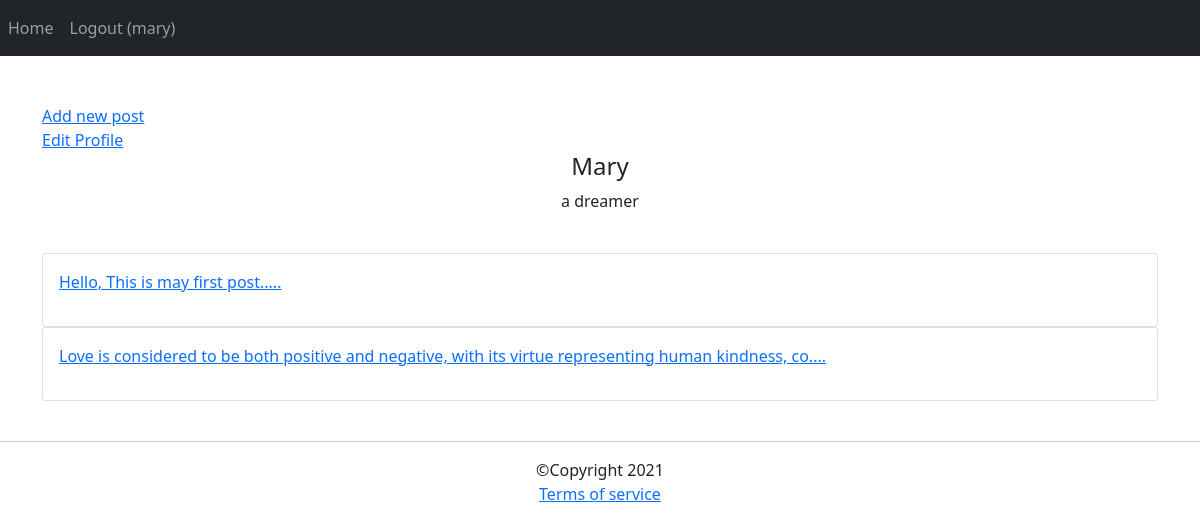
Page /account/dashboard/1/ (signed in) on the earlier database version.
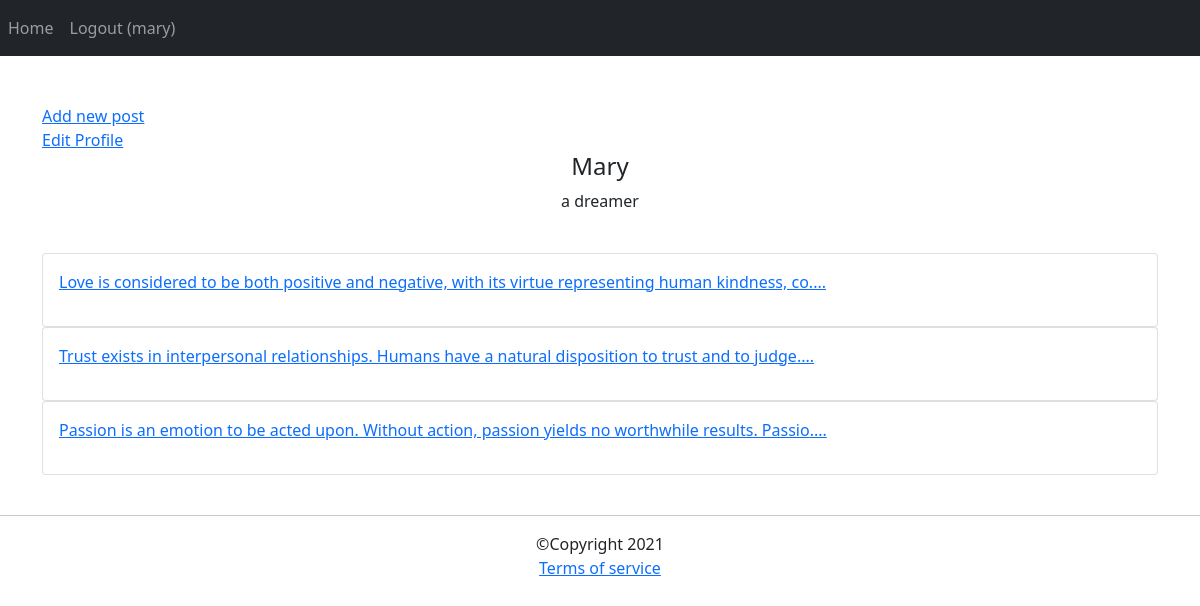
Same page on the later database version.
### posts/models.py (models this page shows, shortened)
class Post(models.Model):
    user = models.ForeignKey(User, on_delete=models.CASCADE)
    body = models.TextField(max_length=500)
    slug = models.SlugField(max_length=200)
    created = models.DateTimeField(auto_now_add=True)
    def get_absolute_url(self):
        return reverse('posts:post_detail', args=[self.created.year, self.created.month, self.created.day, self.slug])

### account/views.py (the view)
# urls.py: path('dashboard/<int:user_id>/', views.user_dashboard, name='dashboard'),
@login_required(login_url='account:login')
def user_dashboard(request, user_id):
    user = get_object_or_404(User, id=user_id)
    posts = Post.objects.filter(user=user)
    self_dash = False
    is_following = False
    relation = Relation.objects.filter(from_user=request.user, to_user=user)
    if relation.exists():
        is_following = True
    if request.user.id == user_id:
        self_dash = True
    return render(request, 'account/dashboard.html', {'user': user, 'posts': posts, 'self_dash': self_dash, 'is_following': is_following})

### account/templates/account/dashboard.html (shortened to what this page needs)
{% extends 'base.html' %}
{% load static %}
{% block content %}
    {% if self_dash %}
    <a href="{% url 'posts:add_post' request.user.id %}"> Add new post</a><br/>
    <a href="{% url 'account:edit_profile' request.user.id %}">Edit Profile</a>
    {% endif %}
    <h4 class="text-center">{{ user|capfirst }}</h4>
    <p class="text-center">{{ user.profile.bio }}</p>
    <br/>
    {% for post in posts %}
    <div class="card">
        <p class="card-body"><a href="{{ post.get_absolute_url }}">{{ post.body|slice:":100" }}....</a> </p>
    </div>
    {% empty %}
    <p>This user has no posts yet.</p>
    {% endfor %}
<br/>
{% endblock %}

Differences in the rows shown:
removed Post: body "Hello, This is may first post."
added Post: body "Trust exists in interpersonal relationships. Humans have a natural disposition to trust and to judge"
added Post: body "Passion is an emotion to be acted upon. Without action, passion yields no worthwhile results. Passio"
